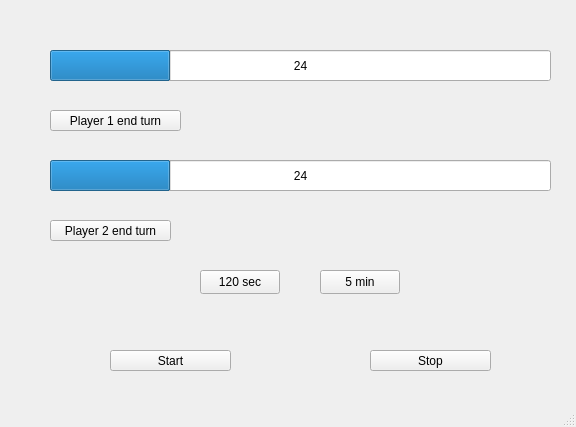
<?xml version="1.0" encoding="UTF-8"?>
<ui version="4.0">
 <class>MainWindow</class>
 <widget class="QMainWindow" name="MainWindow">
  <property name="geometry">
   <rect>
    <x>0</x>
    <y>0</y>
    <width>576</width>
    <height>427</height>
   </rect>
  </property>
  <property name="windowTitle">
   <string>MainWindow</string>
  </property>
  <widget class="QWidget" name="centralwidget">
   <widget class="QProgressBar" name="progressBar1">
    <property name="geometry">
     <rect>
      <x>50</x>
      <y>50</y>
      <width>501</width>
      <height>31</height>
     </rect>
    </property>
    <property name="value">
     <number>24</number>
    </property>
    <property name="format">
     <string>%v</string>
    </property>
   </widget>
   <widget class="QPushButton" name="p1end">
    <property name="geometry">
     <rect>
      <x>50</x>
      <y>110</y>
      <width>131</width>
      <height>21</height>
     </rect>
    </property>
    <property name="text">
     <string>Player 1 end turn</string>
    </property>
   </widget>
   <widget class="QPushButton" name="p2end">
    <property name="geometry">
     <rect>
      <x>50</x>
      <y>220</y>
      <width>121</width>
      <height>21</height>
     </rect>
    </property>
    <property name="text">
     <string>Player 2 end turn</string>
    </property>
   </widget>
   <widget class="QProgressBar" name="progressBar2">
    <property name="geometry">
     <rect>
      <x>50</x>
      <y>160</y>
      <width>501</width>
      <height>31</height>
     </rect>
    </property>
    <property name="value">
     <number>24</number>
    </property>
    <property name="format">
     <string>%v</string>
    </property>
   </widget>
   <widget class="QPushButton" name="start">
    <property name="geometry">
     <rect>
      <x>110</x>
      <y>350</y>
      <width>121</width>
      <height>21</height>
     </rect>
    </property>
    <property name="text">
     <string>Start</string>
    </property>
   </widget>
   <widget class="QPushButton" name="sec120">
    <property name="geometry">
     <rect>
      <x>200</x>
      <y>270</y>
      <width>80</width>
      <height>24</height>
     </rect>
    </property>
    <property name="text">
     <string>120 sec</string>
    </property>
   </widget>
   <widget class="QPushButton" name="stop">
    <property name="geometry">
     <rect>
      <x>370</x>
      <y>350</y>
      <width>121</width>
      <height>21</height>
     </rect>
    </property>
    <property name="text">
     <string>Stop</string>
    </property>
   </widget>
   <widget class="QPushButton" name="sec300">
    <property name="geometry">
     <rect>
      <x>320</x>
      <y>270</y>
      <width>80</width>
      <height>24</height>
     </rect>
    </property>
    <property name="text">
     <string>5 min</string>
    </property>
   </widget>
  </widget>
  <widget class="QMenuBar" name="menubar">
   <property name="geometry">
    <rect>
     <x>0</x>
     <y>0</y>
     <width>576</width>
     <height>21</height>
    </rect>
   </property>
  </widget>
  <widget class="QStatusBar" name="statusbar"/>
 </widget>
 <resources/>
 <connections/>
</ui>
